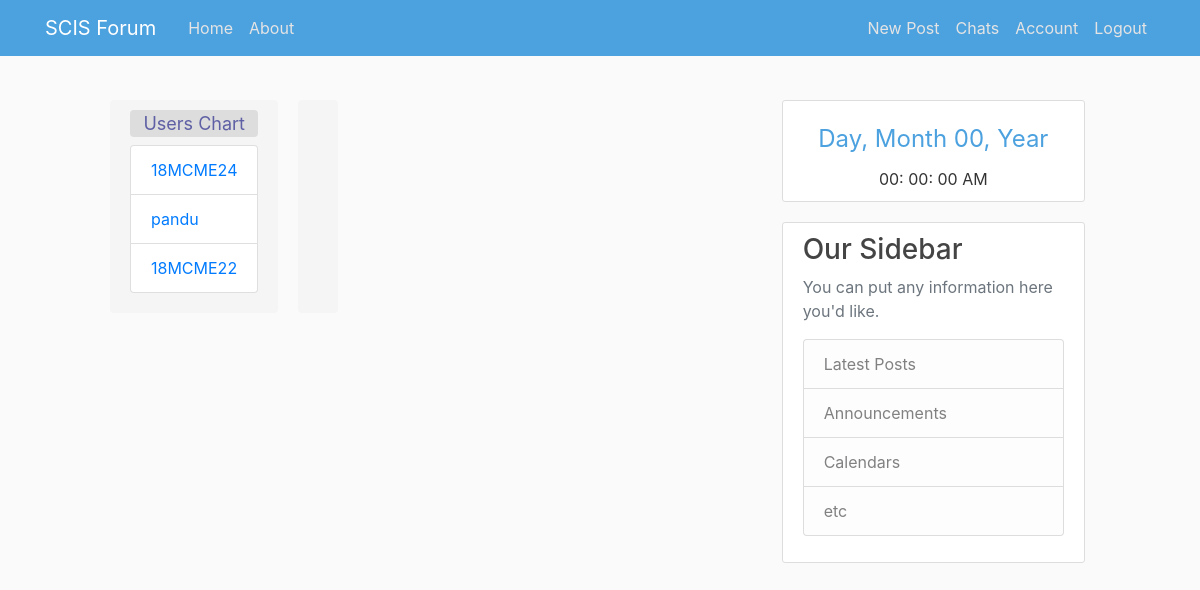
Before: /chatting/18mcme18 (signed in) with the older database file.
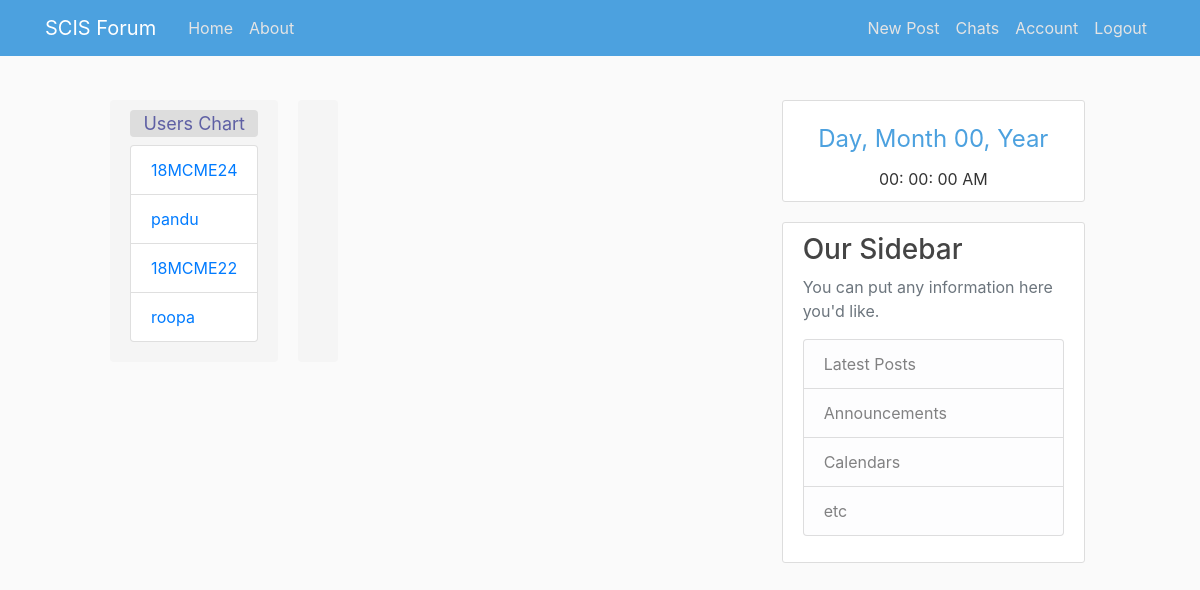
After: the same page with the newer database file.
### scisforum/models.py (models this page shows, shortened)
class User(db.Model, UserMixin):
    id = db.Column(db.Integer, primary_key=True)
    username = db.Column(db.String(20), unique=True, nullable=False)
    email = db.Column(db.String(120), unique=True, nullable=False)
    image_file = db.Column(db.String(20), nullable=False, default='default.jpg')
    password = db.Column(db.String(60), nullable=False)
    posts = db.relationship('Post', backref='author', lazy=True)

### scisforum/routes.py (the view, shortened to what this page needs)
@app.route('/chatting/<string:username>', methods=['GET', 'POST'])
@login_required
def chatting(username):
    form = MessageForm(request.form)
    user = User.query.filter_by(username=username).first_or_404()
    users = User.query.all()
    return render_template('chat_room.html', users=users, form=form, receiver=username)

### scisforum/models.py (called while the page is built)
@login_manager.user_loader
def load_user(user_id):
    return User.query.get(int(user_id))

### scisforum/templates/chat_room.html (shortened to what this page needs)
{% extends "base.html" %}
{% block content %}
<div class="row">
    <div class="col-xs-4" style="background-color: #f5f5f5;margin: 0px 10px;border-radius: 4px; padding: 10px 20px 20px 20px;">
        <div style="text-align: center;font-size: 18px;background-color: #ddd;border-radius: 4px;color: #5e5fa4;margin-bottom: 8px;">
            <span>Users Chart</span>
        </div>
        <ul class="list-group">
            {% for user in users %}
                {% if user.id != current_user.id %}
                    <li class="list-group-item">
                        <a href="{{user.username}}"> {{user.username}} </a>
                    </li>
                {% endif %}
            {% endfor %}
        </ul>
    </div>
    <div class="col-xs-6" style="background-color: #f5f5f5;margin: 0px 10px;border-radius: 4px; padding: 10px 20px 20px 20px;">
            {% if(receiver!=current_user.username) %}
                {% from "_formhelpers.html" import render_field %}
            {% endif %}
    </div>
</div>
{% endblock content %}

### scisforum/templates/base.html (shortened to what this page needs)
<!DOCTYPE html>
<html>
<head>
    <link rel="stylesheet" href="https://cdn.jsdelivr.net/npm/bootstrap@4.6.0/dist/css/bootstrap.min.css">
    <link rel="stylesheet" type="text/css" href="{{ url_for('static', filename='main.css') }}">
</head>
<body onload="init_clock()">
    <header class="site-header">
      <nav class="navbar navbar-expand-md navbar-dark bg-steel fixed-top">
        <div class="container">
          <a class="navbar-brand mr-4" href="/">SCIS Forum</a>
          <div class="collapse navbar-collapse" id="navbarToggle">
            <div class="navbar-nav mr-auto">
              <a class="nav-item nav-link" href="{{ url_for('home') }}">Home</a>
              <a class="nav-item nav-link" href="{{ url_for('about') }}">About</a>
            </div>
            <div class="navbar-nav">
              {% if current_user.is_authenticated %}
                <a class="nav-item nav-link" href="{{ url_for('new_post') }}">New Post</a>
                <a class="nav-item nav-link" href="{{ url_for('chatting', username=current_user.username)}}">Chats</a>
                <a class="nav-item nav-link" href="{{ url_for('account') }}">Account</a>
                <a class="nav-item nav-link" href="{{ url_for('logout') }}">Logout</a>
              {% else %}
                <a class="nav-item nav-link" href="{{ url_for('login') }}">Login</a>
                <a class="nav-item nav-link" href="{{ url_for('register') }}">Register</a>
              {% endif %}
            </div>
          </div>
        </div>
      </nav>
    </header>
    <main role="main" class="container">
      <div class="row">
        <div class="col-md-8">
          {% block content %}{% endblock %}
        </div>
        <div class="col-md-4">
          <div class="content-section">
            <div class="datetime text-center">
              <div class="date">
                  <span id="dayname">Day</span>,
                  <span id="month">Month</span>
                  <span id="daynum">00</span>,
                  <span id="year">Year</span>
              </div>
              <div class="time">
                  <span id="hour">00</span>:
                  <span id="minutes">00</span>:
                  <span id="seconds">00</span>
                  <span id="period">AM</span>
              </div>
            </div>
          </div>
          <div class="content-section">
            <h3>Our Sidebar</h3>
            <p class='text-muted'>You can put any information here you'd like.
              <ul class="list-group">
                <li class="list-group-item list-group-item-light">Latest Posts</li>
                <li class="list-group-item list-group-item-light">Announcements</li>
                <li class="list-group-item list-group-item-light">Calendars</li>
                <li class="list-group-item list-group-item-light">etc</li>
              </ul>
            </p>
          </div>
        </div>
      </div>
    </main>
</body>
</html>

### scisforum/static/main.css (style rules this page uses)
body { background: #fafafa; color: #333333; padding: 100px; }
h1, h2, h3, h4, h5, h6 { color: #444444; }
.bg-steel { background-color: #4ca1df; }
.site-header .navbar-nav .nav-link { color: #e4e4e4; }
.content-section { background: #ffffff; padding: 10px 20px; border: 1px solid #dddddd; border-radius: 3px; margin-bottom: 20px; }
.date { color: #4ca1df; font-size: x-large; padding: 10px; }

Changed rows visible on the page:
added User: username "roopa"
